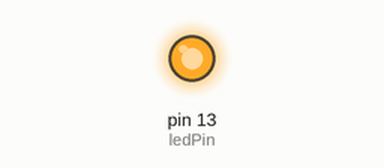
Simulated run of this sketch. Board: Arduino Uno, built with avr-gcc and run on an emulated ATmega328P. Shown: output pins drawn as LEDs (lit = HIGH).

Above: at 0.5 s.
At 31.5 s:
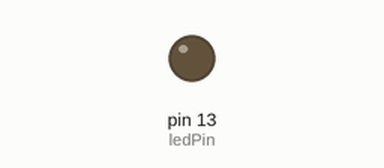
Timing chart, 0 to 80.6 s (numbered marks = the images above):
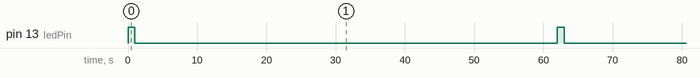

The sketch:

1107b.ino
```cpp
int ledPin = 13;
int delayTime = 1000;
int delayTime2 = 3000;


void setup()
{
      pinMode(ledPin,OUTPUT);
}

void loop()
{
     digitalWrite(ledPin,HIGH);
     delay(delayTime);
     digitalWrite(ledPin,LOW);
     delay(delayTime);
     for(int count=0;count<20;count ++)
     {
          delay(delayTime2);
     }

}
```

Measured:
- by itself, pin 13 (ledPin): alternates HIGH for 1.0 s and LOW for 61.0 s
